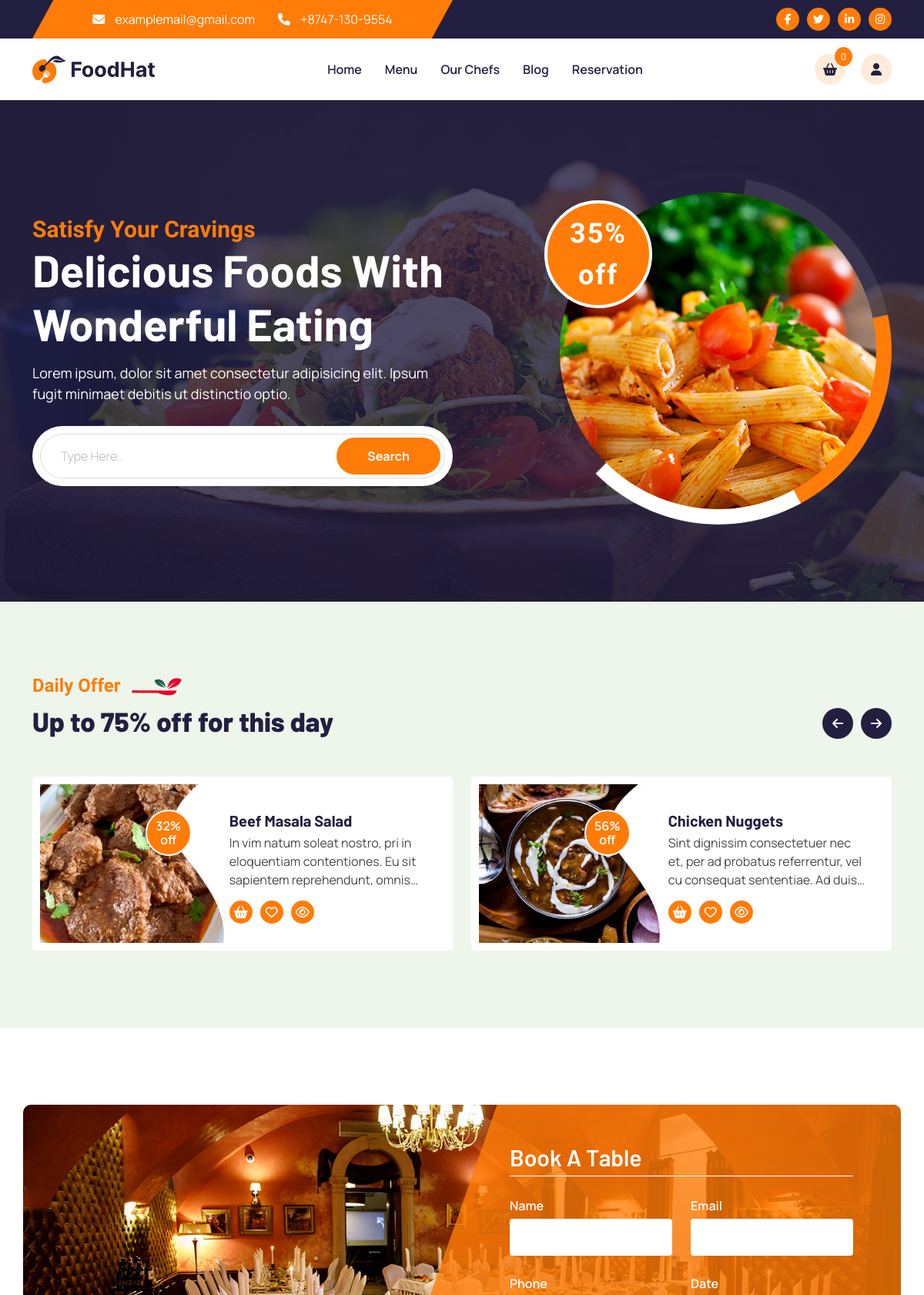
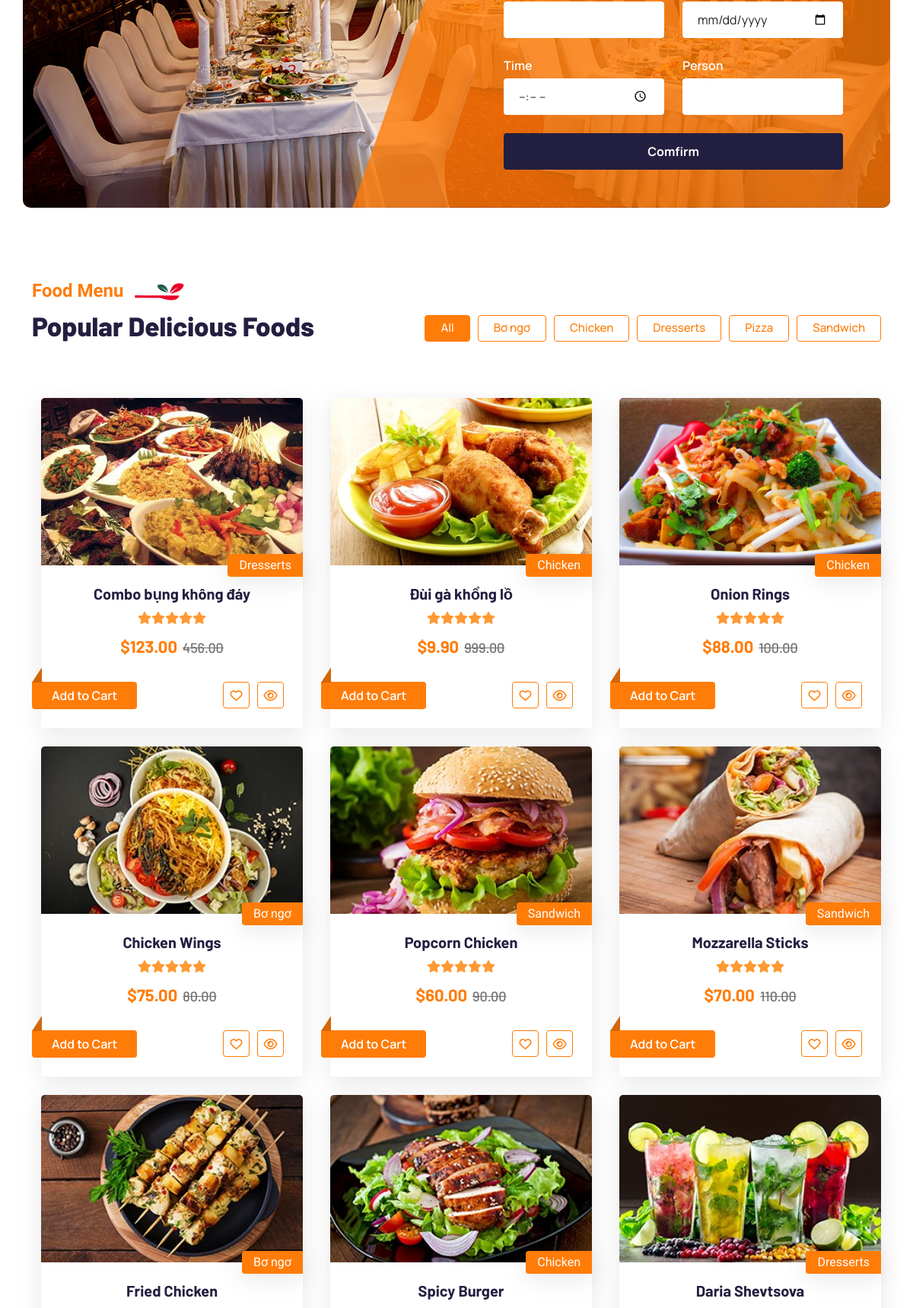
The page / (upper part) on the database its author committed (2 pictures, top to bottom).
### tables this page shows
CREATE TABLE `categories` (
  `id` int(11) NOT NULL,
  `name` varchar(40) NOT NULL
);

CREATE TABLE `products` (
  `id` int(11) NOT NULL,
  `thumbnail` text NOT NULL,
  `name` text NOT NULL,
  `category_id` int(11) DEFAULT NULL,
  `price` decimal(10,2) NOT NULL,
  `offer` decimal(10,2) DEFAULT NULL,
  `active` tinyint(1) DEFAULT 1
);

### src/core/helpers.php (called while the page is built, shortened)
<?php
function tabActive($tab)
{
  return str_ends_with($_SERVER['REQUEST_URI'], $tab) ? 'active' : '';
}
function requireView($file, $data = [])
{
  $cwd = getcwd();
  $php = "$cwd/src/views/$file/index.php";
  require $php;
}

### src/core/Controller.php (called while the page is built, shortened)
<?php
class Controller
{
  protected function view($display, $data = [])
  {
    require getcwd() . "/src/views/layouts/{$display['layout']}.php";
  }
}

### src/controllers/client/home.php (called while the page is built)
<?php
class client_Home extends Controller
{
  public function index()
  {
    $categoriesModel = $this->model('Categories');
    $productsModel = $this->model('Products');
    $res = $categoriesModel->selectAll();
    $categories = $res['status'] ? $res['data'] : [];
    if (isset($_GET['menu-filter'])) {
      $res = $productsModel->selectActiveByCategory($_GET['menu-filter']);
    } else {
      $res = $productsModel->selectActive();
    }
    $products = $res['status'] ? $res['data'] : [];
    $this->view(
      [
        'title' => 'FoodHat',
        'layout' => 'client',
        'page' => 'client/home',
      ],
      [
        'categories' => $categories,
        'products' => $products
      ]
    );
  }
}

### src/core/Router.php (called while the page is built, shortened)
<?php
class Router
{
  protected $method = 'index';
  protected $params = [];
  public function __construct()
  {
    $this->controller = new $controller();
    try {
      call_user_func_array([$this->controller, $this->method], $this->params);
    } catch (ArgumentCountError $e) {
      redirect('/');
    }
  }
}

### index.php (called while the page is built, shortened)
<?php
new Router();

### src/core/Database.php (called while the page is built, shortened)
<?php
class Database
{
  protected $conn;
  private $servername = "localhost";
  private $username = "root";
  private $password = "";
  private $dbname = "foodhat";
  protected $table = "";
  public function __construct()
  {
    $this->conn = new mysqli($this->servername, $this->username, $this->password, $this->dbname);
  }
  public function selectAll()
  {
    $sql = "SELECT * FROM $this->table";
    try {
      $res = $this->conn->query($sql);
      return [
        'status' => true,
        'data' => $res->fetch_all(MYSQLI_ASSOC)
      ];
    } catch (Throwable $th) {
      return [
        'status' => false,
        'message' => $th->getMessage()
      ];
    }
  }
}

### src/models/products.php (called while the page is built, shortened)
<?php
class models_Products extends Database
{
  public function selectActive()
  {
    $sql = "
    SELECT
      products.active AS active,
      products.id AS product_id,
      products.thumbnail AS thumbnail,
      products.name AS name,
      products.price AS price,
      products.offer AS offer,
      categories.id AS category_id,
      categories.name AS category_name
    FROM
      products
    JOIN
      categories ON products.category_id = categories.id
    WHERE
      products.active = 1
    ORDER BY products.id DESC;
    ";
    try {
      $res = $this->conn->query($sql);
      return [
        'status' => true,
        'data' => $res->fetch_all(MYSQLI_ASSOC)
      ];
    } catch (Throwable $th) {
      return [
        'status' => false,
        'message' => $th->getMessage()
      ];
    }
  }
}

### src/views/components/menu/index.php (the view, shortened to what this page needs)
<?php
$products = $data['products'];
?>
<section class="menu" id="menu">
  <div class="container">
    <div class="row row-cols-xl-2 row-cols-1">
      <div class="col-xl-5 col">
        <div class="section-heading mb-xl-0">
          <h4>Food Menu</h4>
          <h2>Popular Delicious Foods</h2>
        </div>
      </div>
      <div class="col-xl-7 col align-self-xl-end">
        <div class="menu-filter d-flex  flex-wrap justify-content-xl-end justify-content-center">
          <a href="/#menu" class="<?= tabActive('/') ?>">All</a>
          <?php foreach ($data['categories'] as $c) {
            $id = $c['id'];
            $name = $c['name'];
          ?>
            <a href="/?menu-filter=<?= $id ?>#menu" class="<?= tabActive("?menu-filter=$id") ?>"><?= $name ?></a>
          <?php } ?>
        </div>
      </div>
    </div>
    <div class="menu-list row row-cols-xxl-4 row-cols-lg-3 row-cols-sm-2 row-cols-1 g-4">
      <?php foreach ($products as $product) {
        $thumbnail = $product['thumbnail'];
        $name = $product['name'];
        $price = $product['price'];
        $offer = $product['offer'];
        $c_name = $product['category_name'];
        $c_id = $product['category_id'];
      ?>
        <div class="col">
          <div class="menu-item">
            <div class="menu-item__img">
              <img src="/public/img/products/<?= $thumbnail ?>" alt="menu-item" />
            </div>
            <div class="menu-item__body">
              <a href="/?menu-filter=<?= $c_id ?>#menu" class="menu-item__category"><?= $c_name ?></a>
              <a href="#!">
                <h3 class="menu-item__title"><?= $name ?></h3>
              </a>
              <div class="menu-item__rating">
                <i class="fa-solid fa-star"></i>
                <i class="fa-solid fa-star"></i>
                <i class="fa-solid fa-star"></i>
                <i class="fa-solid fa-star"></i>
                <i class="fa-solid fa-star"></i>
              </div>
              <p class="menu-item__price">$<?= $price ?><?= $offer > 0 ? "<del>$offer</del>" : '' ?></p>
              <ul class="menu-item-action d-flex align-items-center">
                <li class="me-auto">
                  <button onclick='addToCart(<?= json_encode($product) ?>)' class="add" href="#!">Add to Cart</button>
                </li>
                <li>
                  <a class="icon" href="#!">
                    <i class="fa-regular fa-heart"></i>
                  </a>
                </li>
                <li>
                  <a class="icon" href="#!">
                    <i class="fa-regular fa-eye"></i>
                  </a>
                </li>
              </ul>
            </div>
          </div>
        </div>
      <?php } ?>
    </div>
  </div>
</section>

### src/views/layouts/css/style.css (style rules this page uses)
:root { --ff-paragraph: 'Manrope', sans-serif; --ff-heading: 'Barlow', sans-serif; --ff-cursive: 'Oleo Script', cursive; --clr-primary: #ff7c08; --clr-secondary: #231f40; --clr-paragraph: #484747; --clr-red: #eb0029; --clr-white: #fff; --height-topbar: 50px; --height-header: 80px; --box-shadow: 0px 7px 29px 0px rgba(100, 100, 111, 0.15); scroll-behavior: unset; scroll-padding-top: 120px; }
*, *::before, *::after { margin: 0; padding: 0; box-sizing: border-box; }
a { text-decoration: none; }
ul, ol { list-style: none; padding: 0; margin: 0; }
button { border: none; background-color: transparent; }
html { overflow-x: hidden; }
body { color: var(--clr-paragraph); font-family: var(--ff-paragraph); padding: 0 !important; }
h1, h2, h3, h4, h5, h6 { margin: 0; padding: 0; font-family: var(--ff-heading); color: var(--clr-secondary); }
p, a, span { font-size: 16px; font-weight: 400; margin: 0; color: var(--clr-paragraph); }
img { object-fit: cover; object-position: center; width: 100%; height: 100%; }
section { overflow: hidden; }
.section-heading { margin-bottom: 26px; }
.section-heading h4 { color: var(--clr-primary); font-family: var(--ff-cursive); font-size: 24px; font-weight: 600; margin-bottom: 10px; display: inline-block; position: relative; }
.section-heading h4::after { content: ''; position: absolute; width: 65px; height: 23px; background-image: url('/public/img/heading-shapes.png'); top: 4px; right: -80px; }
.section-heading h2 { color: var(--clr-secondary); font-size: 35px; font-weight: 800; }

### rows shown on the page
categories: name "Bơ ngơ"
categories: name "Chicken"
categories: name "Dresserts"
categories: name "Pizza"
categories: name "Sandwich"
products: thumbnail (picture), category.name "Dresserts", name "Combo bụng không đáy", price "123.00", offer "456.00"
products: thumbnail (picture), category.name "Chicken", name "Đùi gà khổng lồ", price "9.90", offer "999.00"
products: thumbnail (picture), category.name "Chicken", name "Onion Rings", price "88.00", offer "100.00"
products: thumbnail (picture), category.name "Bơ ngơ", name "Chicken Wings", price "75.00", offer "80.00"
products: thumbnail (picture), category.name "Sandwich", name "Popcorn Chicken", price "60.00", offer "90.00"
products: thumbnail (picture), category.name "Sandwich", name "Mozzarella Sticks", price "70.00", offer "110.00"
products: thumbnail (picture), category.name "Bơ ngơ", name "Fried Chicken"
products: thumbnail (picture), category.name "Chicken", name "Spicy Burger"
products: thumbnail (picture), category.name "Dresserts", name "Daria Shevtsova"
